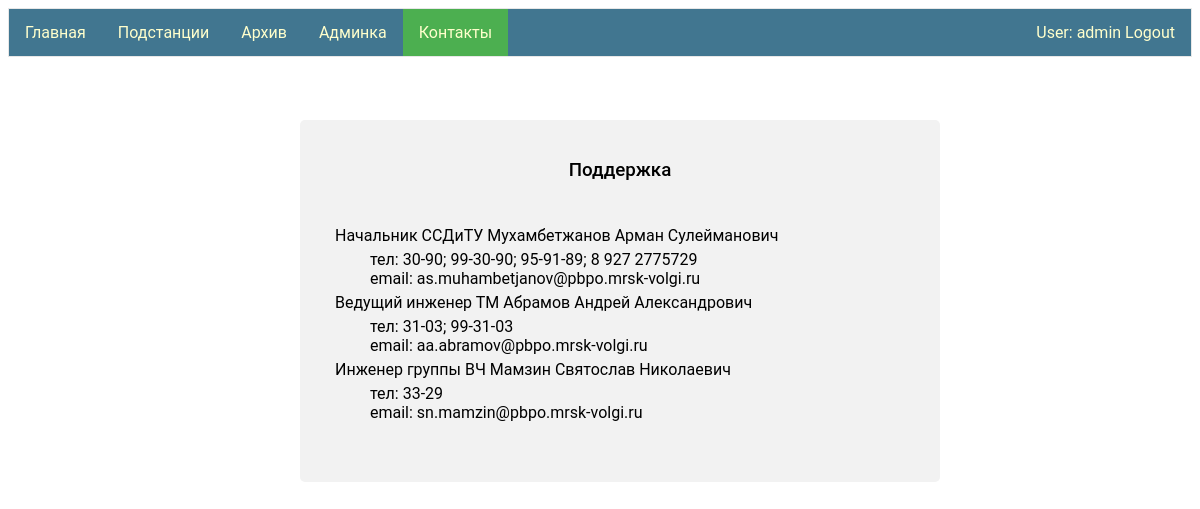
Screenshot of /contacts/ (signed in) with the database file from the repository.
### support_contacts/models.py (models this page shows)
class Support_contacts (models.Model):
    position = models.CharField(max_length=100)
    name = models.CharField(max_length=100)
    email = models.EmailField(max_length=254)
    numbers = models.CharField(max_length=254)

### support_contacts/views.py (the view)
# urls.py: path('', views.contacts),
@login_required
def contacts(request):
    contacts = Support_contacts.objects.all()
    data = {"contacts": contacts}
    return render(request, "contacts.html",context=data)

### support_contacts/templates/contacts.html (shortened to what this page needs)
{% extends "base.html" %}
{% block li3 %}<a class="active" href="/contacts">Контакты</a>{% endblock li3 %}
{% block logic1 %}
<div class="container">
 <h3>Поддержка</h3>
 <dl>
   {% for  contact in contacts %}
     <dt>{{contact.position }} {{contact.name }}</dt>
     <dd>тел: {{contact.numbers}}</dd>
     <dd>email: {{contact.email}}</dd>
  {% endfor %}
</dl>
</div>
{% endblock logic1 %}

### my_app/templates/base.html (shortened to what this page needs)
<!DOCTYPE html>
{% load staticfiles %}
<html>
<head>
   <link rel="stylesheet" href={% static "css/styles.css" %} />
</head>
<body>
    {% if user.is_authenticated %}
        <ul>
            <li>{% block li1 %}<a href="/">Главная</a>{% endblock li1 %}</li>
            <li>{% block li2 %}<a href="/ps">Подстанции</a>{% endblock li2 %}</li>
            <li>{% block li5 %}<a href="/archive">Архив</a>{% endblock li5 %}</li>
            {% if perms.my_app.staff %}
                <li>{% block li4 %}<a href="admin/" target="_blank">Админка</a>{% endblock li4 %}</li>
            {% endif %}
                <li style="float:right"><a  href="{% url 'logout'%}?next={{request.path}}">User: {{ user.get_username }} Logout</a></li>
            {% else %}
                <li style="float:right"><a href="{% url 'login'%}?next={{request.path}}">Login</a></li>
            {% endif %}
             <li>{% block li3 %}<a href="/contacts">Контакты</a>{% endblock li3 %}</li>
        </ul>
  {% block logic1 %}{% endblock logic1 %}
</body>
</html>

### my_app/static/css/styles.css (style rules this page uses)
ul { font-family: "Roboto","Lucida Grande","DejaVu Sans","Bitstream Vera Sans",Verdana,Arial,sans-serif; list-style-type: none; margin: 0; padding: 0; overflow: hidden; border: 1px solid #e7e7e7; background-color: #417690; }
li { float: left; }
li a { display: block; color: #ffc; text-align: center; padding: 14px 16px; text-decoration: none; }
h3 { font-family: 'Roboto'; src: url('../fonts/Roboto-Bold-webfont.woff'); font-weight: 500; text-align: center; }
.active { background-color: #4CAF50; }

### support_contacts/templates/contacts.html (style rules this page uses)
dl { padding: 10px; margin-top: 30px; margin-bottom: 30px; margin-right: 30px; margin-left: 0px; float:center; font-family: "Roboto","Lucida Grande","DejaVu Sans","Bitstream Vera Sans",Verdana,Arial,sans-serif; }
dt { padding: 5px; }
.container { position: absolute; left: 25%; top: 15%; width: 50%; border-radius: 5px; background-color: #f2f2f2; padding: 20px; }

### rows the page displays
Support_contacts: position "Начальник ССДиТУ", name "Мухамбетжанов Арман Сулейманович", numbers "30-90; 99-30-90; 95-91-89; 8 927 2775729", email "as.muhambetjanov@pbpo.mrsk-volgi.ru"
Support_contacts: position "Ведущий инженер ТМ", name "Абрамов Андрей Александрович", numbers "31-03; 99-31-03", email "aa.abramov@pbpo.mrsk-volgi.ru"
Support_contacts: position "Инженер группы ВЧ", name "Мамзин Святослав Николаевич", numbers "33-29", email "sn.mamzin@pbpo.mrsk-volgi.ru"

### other values shown
{{ user.get_username }} "admin"
